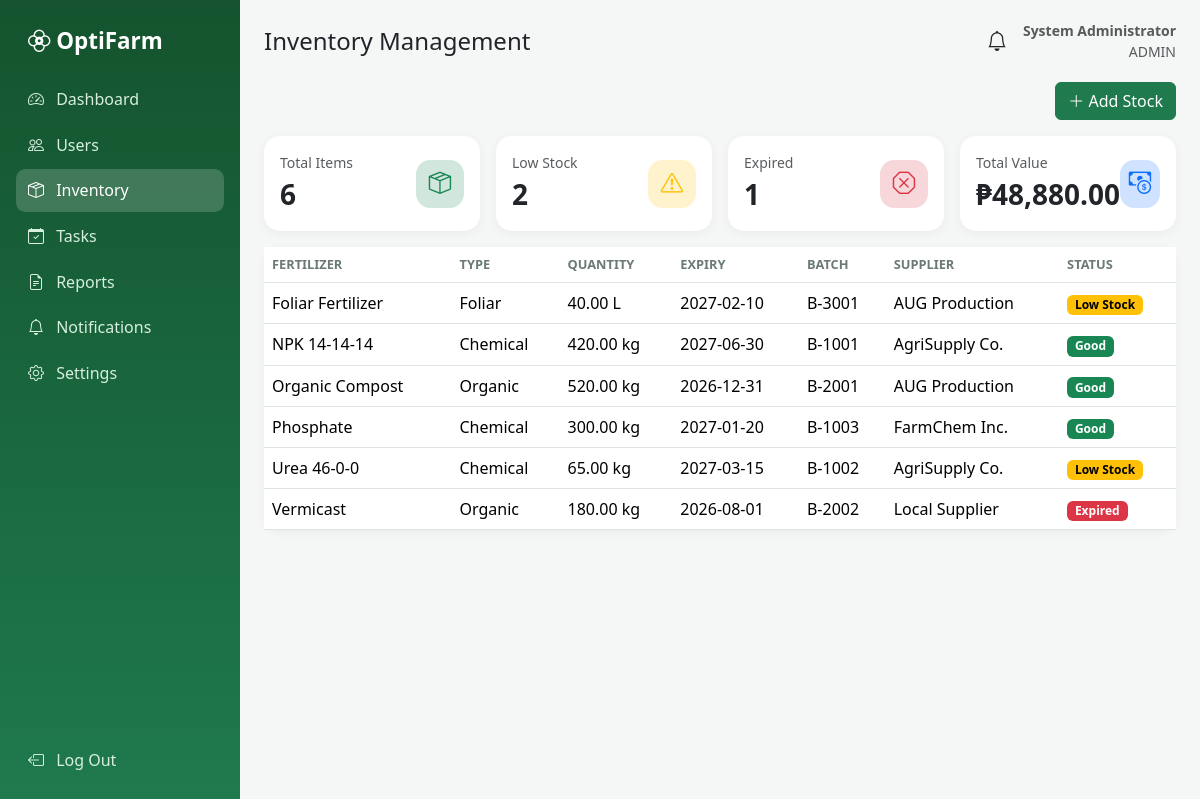
The page /admin/inventory.php (signed in) on the database its author committed.
### tables this page shows
CREATE TABLE inventory(id INT AUTO_INCREMENT PRIMARY KEY,fertilizer VARCHAR(80),type VARCHAR(40),qty DECIMAL(10,2),unit VARCHAR(10) DEFAULT 'kg',min_qty DECIMAL(10,2) DEFAULT 50,expiry DATE,batch VARCHAR(40),cost DECIMAL(10,2) DEFAULT 0,supplier VARCHAR(100));

### admin/inventory.php (the view, shortened to what this page needs)
<?php require __DIR__.'/../inc/auth.php'; require __DIR__.'/../inc/layout.php'; need_role('admin');
$inv=rows("SELECT * FROM inventory ORDER BY fertilizer");
top('Inventory Management'); ?>
<div class="d-flex justify-content-end mb-3"><button class="btn btn-primary" data-bs-toggle="modal" data-bs-target="#stockM"><i class="bi bi-plus-lg"></i> Add Stock</button></div>
<div class="row g-3 mb-3"></div>
<div class="card"><div class="table-responsive"><table class="table align-middle mb-0"><thead><tr><th>Fertilizer</th><th>Type</th><th>Quantity</th><th>Expiry</th><th>Batch</th><th>Supplier</th><th>Status</th></tr></thead><tbody>
<?php foreach($inv as $r):?><tr><td><?=e($r['fertilizer'])?></td><td><?=e($r['type'])?></td><td><?=e($r['qty'].' '.$r['unit'])?></td><td><?=e($r['expiry'])?></td><td><?=e($r['batch'])?></td><td><?=e($r['supplier'])?></td><td><?=badge(stock_status($r))?></td></tr><?php endforeach;?></tbody></table></div></div>

### config.php (shortened to what this page needs)
<?php
try {
  $pdo = new PDO('mysql:host='.DB_HOST.';dbname='.DB_NAME.';charset=utf8mb4',DB_USER,DB_PASS,
    [PDO::ATTR_ERRMODE=>PDO::ERRMODE_EXCEPTION, PDO::ATTR_DEFAULT_FETCH_MODE=>PDO::FETCH_ASSOC]);
} catch (PDOException $e) { die('Database connection failed. Import database.sql and check config.php'); }
function q($s,$p=[]){ global $pdo; $st=$pdo->prepare($s); $st->execute($p); return $st; }
function rows($s,$p=[]){ return q($s,$p)->fetchAll(); }
function e($v){ return htmlspecialchars((string)$v,ENT_QUOTES,'UTF-8'); }
function stock_status($r){ if($r['expiry']<date('Y-m-d'))return 'Expired'; if($r['qty']<=$r['min_qty'])return 'Low Stock'; return 'Good'; }
function badge($s){
  $c=['Good'=>'success','Completed'=>'success','Active'=>'success','Low Stock'=>'warning','In Progress'=>'info','Pending'=>'warning',
      'Expired'=>'danger','Inactive'=>'secondary','High'=>'danger','Medium'=>'warning','Low'=>'secondary'];
  return '<span class="badge text-bg-'.($c[$s]??'secondary').'">'.e($s).'</span>';
}

### assets/style.css (style rules this page uses)
:root { --g:#1f7a4d;--gd:#14532d;--bg:#f4f7f5 }
body { background:var(--bg);font-family:'Segoe UI',system-ui,sans-serif }
.card { border:0;border-radius:1rem;box-shadow:0 2px 10px rgba(0,0,0,.05) }
.btn-primary { background:var(--g);border-color:var(--g) }
.table thead th { font-size:.8rem;text-transform:uppercase;color:#6b7a72 }

### rows shown on the page
inventory: fertilizer "Foliar Fertilizer", type "Foliar", qty+unit "40.00 L", expiry "2027-02-10", batch "B-3001", supplier "AUG Production", s "Low Stock"
inventory: fertilizer "NPK 14-14-14", type "Chemical", qty+unit "420.00 kg", expiry "2027-06-30", batch "B-1001", supplier "AgriSupply Co.", s "Good"
inventory: fertilizer "Organic Compost", type "Organic", qty+unit "520.00 kg", expiry "2026-12-31", batch "B-2001", supplier "AUG Production", s "Good"
inventory: fertilizer "Phosphate", type "Chemical", qty+unit "300.00 kg", expiry "2027-01-20", batch "B-1003", supplier "FarmChem Inc.", s "Good"
inventory: fertilizer "Urea 46-0-0", type "Chemical", qty+unit "65.00 kg", expiry "2027-03-15", batch "B-1002", supplier "AgriSupply Co.", s "Low Stock"
inventory: fertilizer "Vermicast", type "Organic", qty+unit "180.00 kg", expiry "2026-08-01", batch "B-2002", supplier "Local Supplier", s "Expired"

### other values the page prints
$m[0] "Dashboard"
$m[0] "Users"
$m[0] "Inventory"
$m[0] "Tasks"
$m[0] "Reports"
$m[0] "Notifications"
$m[0] "Settings"
$title "Inventory Management"
$u['name'] "System Administrator"
$u['role'] "ADMIN"
$label "Total Items Low Stock Expired Total Value"
$value "6 2 1 ₱48,880.00"
